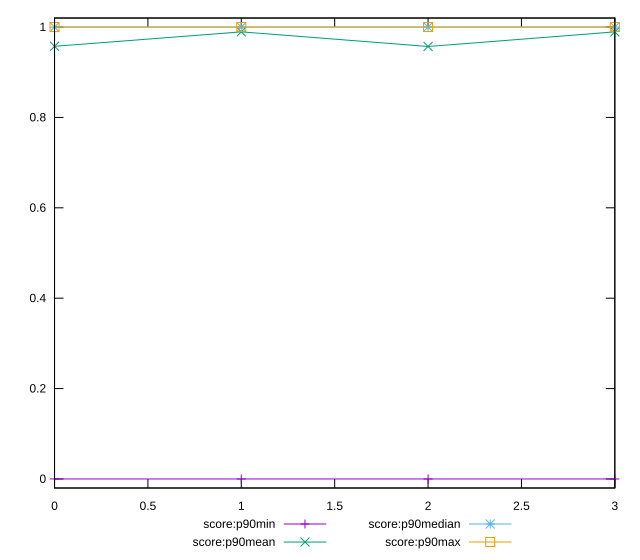

Write the gnuplot code that produced this figure.
reset

$scoreP90Min <<EOF
0 0
1 0
2 0
3 0
EOF

$scoreP90Mean <<EOF
0 0.9574468085106383
1 0.9893617021276596
2 0.956989247311828
3 0.9893617021276596
EOF

$scoreP90Median <<EOF
0 1
1 1
2 1
3 1
EOF

$scoreP90Max <<EOF
0 1
1 1
2 1
3 1
EOF

set key outside below
set xrange [0:3]
set yrange [-0.02:1.02]
set trange [-0.02:1.02]
set terminal svg size 640, 560 enhanced background rgb 'white'
set output "reports/report_00027_2021-02-24T12-40-31.850Z/server-response-time/progression/score.svg"

plot $scoreP90Min title "score:p90min" with linespoints, \
     $scoreP90Mean title "score:p90mean" with linespoints, \
     $scoreP90Median title "score:p90median" with linespoints, \
     $scoreP90Max title "score:p90max" with linespoints

reset
